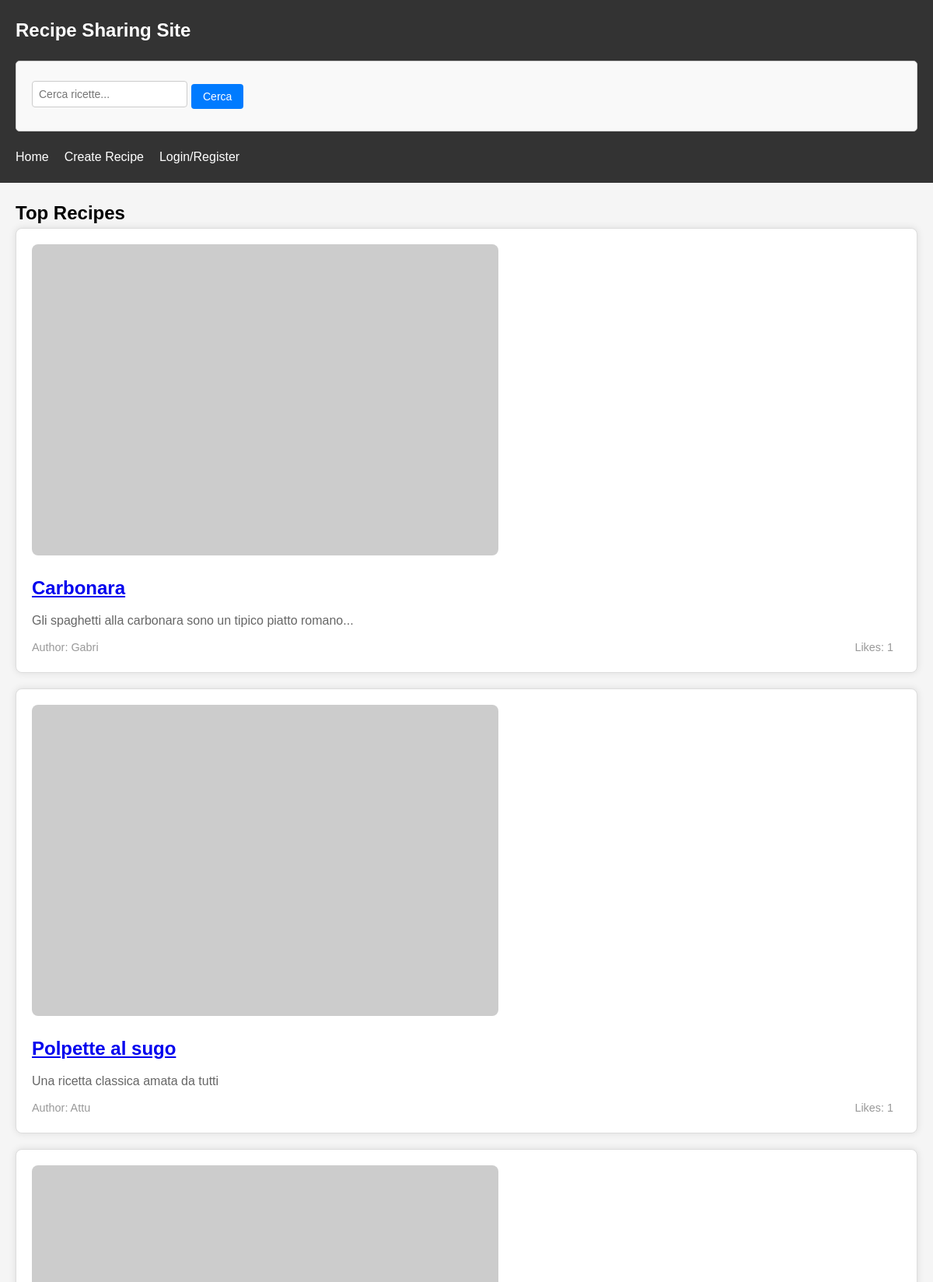
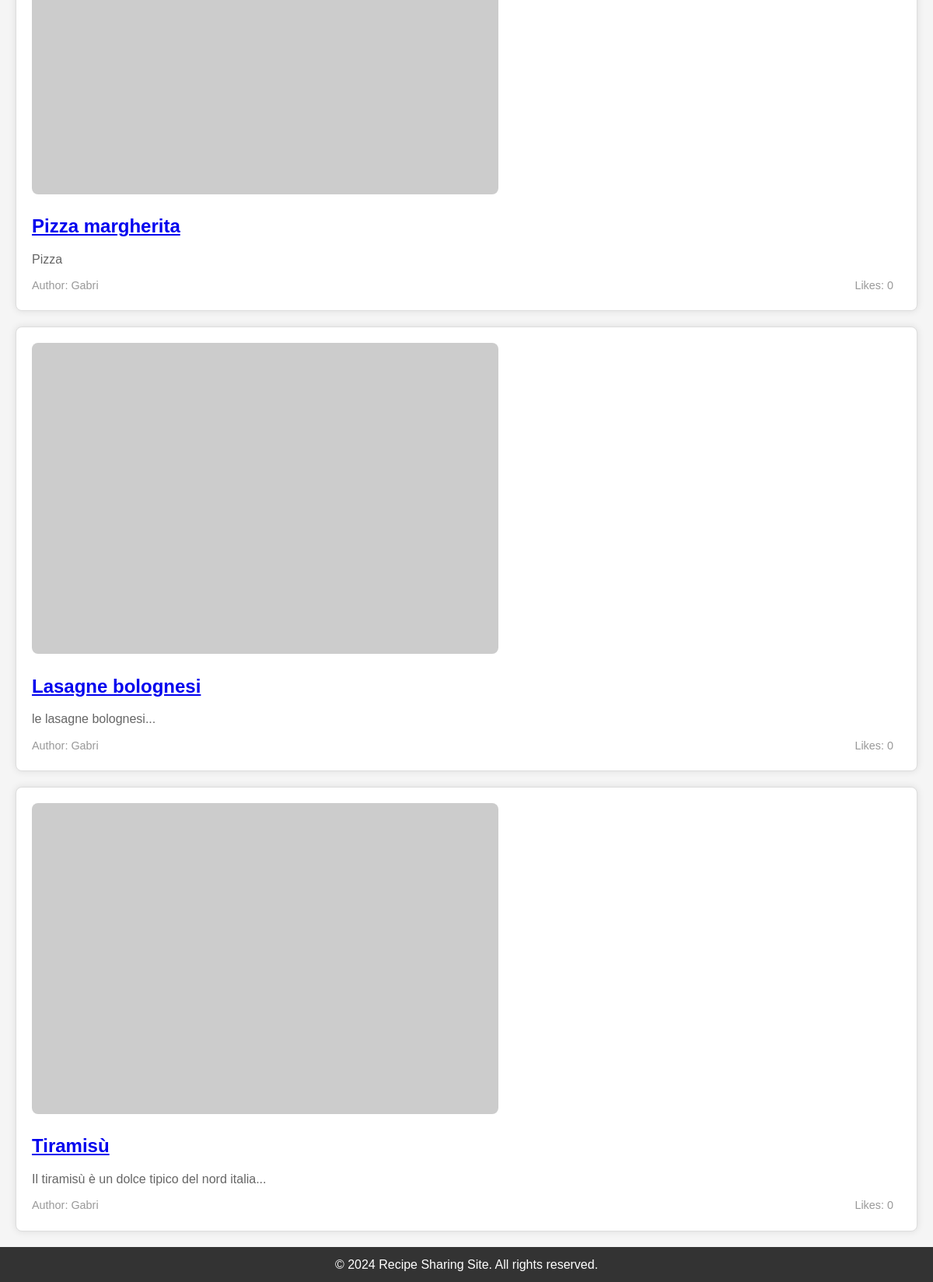
The app's page /recipes/ with its own data (2 pictures, top to bottom).
### recipes/models.py (models this page shows)
class Recipe(models.Model):
    title = models.CharField(max_length=200)
    description = models.TextField()
    ingredients = models.TextField()
    instructions = models.TextField()
    prep_time = models.IntegerField()
    cook_time = models.IntegerField()
    author = models.ForeignKey(User, on_delete=models.CASCADE,related_name='recipes')
    created_at = models.DateTimeField(auto_now_add=True)
    updated_at = models.DateTimeField(auto_now=True)
    liked_by = models.ManyToManyField(User, related_name='liked_recipes', blank=True)

### recipes/views.py (the view)
# urls.py: 2. Add a URL to urlpatterns:  path('', views.home, name='home')
def home(request):
    top_recipes = Recipe.objects.annotate(like_count=Count('liked_by')).order_by('-like_count')[:5]
    context = {
        'top_recipes': top_recipes,
    }
    return render(request, 'recipes/home.html', context)

### recipes/templates/recipes/home.html (shortened to what this page needs)
{% extends 'base_generic.html' %}
{% load static %}
{% block content %}
  <h2>Top Recipes</h2>
  {% if top_recipes %}
    <div class="top-recipes-container">
      {% for recipe in top_recipes %}
        <div class="top-recipe-box">
    <img src="https://placehold.co/600x400" alt="{{ recipe.title }}">
    <h3><a href="{% url 'recipe_detail' pk=recipe.pk %}">{{ recipe.title }}</a></h3>
    <p>{{ recipe.description }}</p>
    <div class="recipe-meta">
        <span>Author: {{ recipe.author.username }}</span>
        <span>Likes: {{ recipe.like_count }}</span>
    </div>
</div>
      {% endfor %}
    </div>
  {% else %}
    <p>No recipes found.</p>
  {% endif %}
{% endblock %}

### recipes/static/css/styles.css (style rules this page uses)
* { margin: 0; padding: 0; box-sizing: border-box; }
body { font-family: Arial, sans-serif; line-height: 1.6; background-color: #f5f5f5; }
.top-recipe-box { border: 1px solid #ddd; padding: 20px; margin-bottom: 20px; border-radius: 8px; background-color: #fff; box-shadow: 0 0 10px rgba(0, 0, 0, 0.1); transition: transform 0.3s, box-shadow 0.3s; }
.top-recipe-box img { max-width: 100%; height: auto; border-radius: 8px; margin-bottom: 15px; }
.top-recipe-box h3 { margin-top: 0; font-size: 1.5rem; color: #333; }
.top-recipe-box p { margin: 10px 0; color: #666; }
.top-recipe-box .recipe-meta { display: flex; justify-content: space-between; align-items: center; }
.top-recipe-box .recipe-meta span { margin-right: 10px; font-size: 0.9rem; color: #999; }

### records on screen
Recipe: title "Carbonara", description "Gli spaghetti alla carbonara sono un tipico piatto romano...", author.username "Gabri", like_count "1"
Recipe: title "Polpette al sugo", description "Una ricetta classica amata da tutti", author.username "Attu", like_count "1"
Recipe: title "Pizza margherita", description "Pizza", author.username "Gabri", like_count "0"
Recipe: title "Lasagne bolognesi", description "le lasagne bolognesi...", author.username "Gabri", like_count "0"
Recipe: title "Tiramisù", description "Il tiramisù è un dolce tipico del nord italia...", author.username "Gabri", like_count "0"
